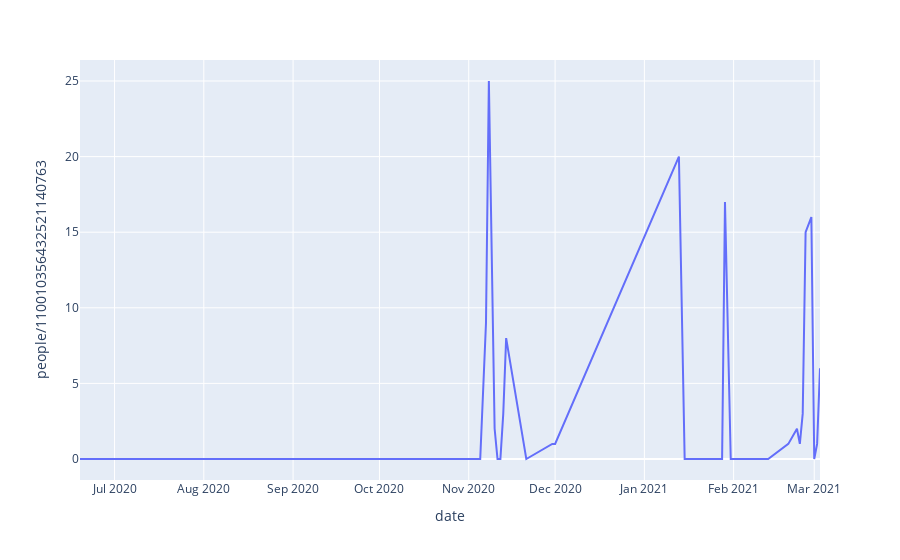

Source (notebook cell):
### Code cell
plotlydf.show()

### Figure 1 — Plotly figure (JSON) as saved in the notebook; plotly's stock layout.template omitted (floating-point values rounded to 4 significant figures)
{"data": [{"hovertemplate": "date=%{x}<br>people/110010356432521140763=%{y}<extra></extra>", "legendgroup": "", "line": {"color": "#636efa", "dash": "solid"}, "mode": "lines", "name": "", "orientation": "v", "showlegend": false, "type": "scatter", "x": ["2020-06-19", "2020-07-14", "2020-11-05", "2020-11-07", "2020-11-08", "2020-11-10", "2020-11-11", "2020-11-12", "2020-11-13", "2020-11-14", "2020-11-20", "2020-11-21", "2020-11-30", "2020-12-01", "2021-01-13", "2021-01-15", "2021-01-25", "2021-01-26", "2021-01-27", "2021-01-28", "2021-01-29", "2021-01-31", "2021-02-13", "2021-02-20", "2021-02-23", "2021-02-24", "2021-02-25", "2021-02-26", "2021-02-28", "2021-03-01", "2021-03-02", "2021-03-03"], "xaxis": "x", "y": [0, 0, 0, 9, 25, 2, 0, 0, 3, 8, 1, 0, 1, 1, 20, 0, 0, 0, 0, 0, 17, 0, 0, 1, 2, 1, 3, 15, 16, 0, 1, 6], "yaxis": "y"}], "layout": {"autosize": true, "legend": {"tracegroupgap": 0}, "margin": {"t": 60}, "xaxis": {"anchor": "y", "autorange": true, "domain": [0, 1], "range": ["2020-06-19", "2021-03-03"], "title": {"text": "date"}, "type": "date"}, "yaxis": {"anchor": "x", "autorange": true, "domain": [0, 1], "range": [-1.389, 26.39], "title": {"text": "people/110010356432521140763"}, "type": "linear"}}}
